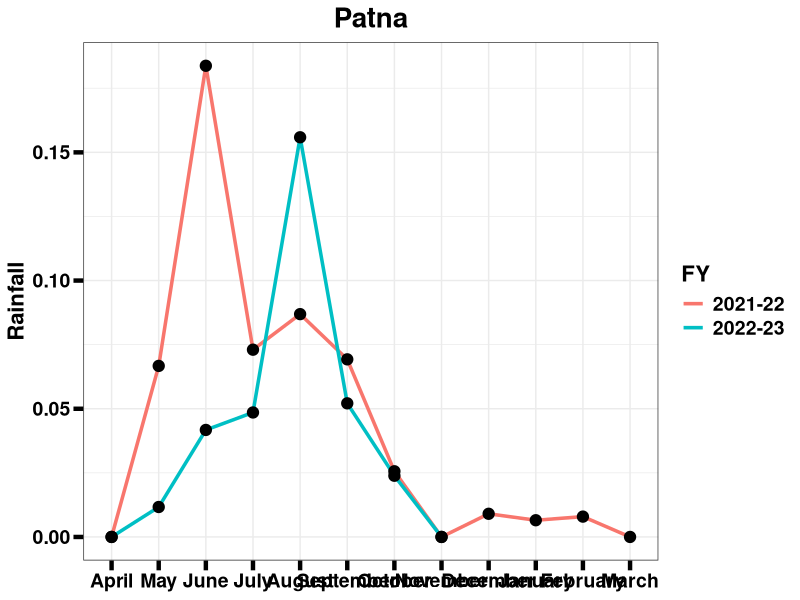

Recreate this plot in R. (Note: this script raises an error after producing the figure.)
library(readxl)
library(ggplot2)
library(lubridate)
library(dplyr)
library(tidyverse)
library(zoo)


patna <- read_excel("Patna_rain.xlsx")
View(patna)

col1 = paste('data', seq(1,6), sep= '')
cols = c('Date', col1)

colnames(patna) = cols

patna$Date = dmy_hm(patna$Date)

patna = patna %>% mutate_if(is.character, as.numeric)


patna = patna %>% rowwise(Date) %>% summarise(Mean_rainfall = mean(c_across(everything()), na.rm=TRUE))

patna['Month'] = as.numeric(format(patna$Date, '%m'))
patna['Month'] = month.name[patna$Month]
patna['Year'] =  as.numeric(format(patna$Date, '%Y'))
patna = patna[1:590, ]
patna_daily = patna


FY_status1 = rep('2021-22', times=365)
FY_status2 = rep('2022-23', times=225)
patna$FY = c(FY_status1,FY_status2)

patna = patna %>% group_by(Month,Year,FY) %>% summarise_at(vars(Mean_rainfall), mean ,na.rm=TRUE)
patna$Year = factor(patna$Year , levels = c('2021','2022'))
patna['Month'] = factor(patna$Month, levels=c('April', 'May', 'June', 'July', 'August', 'September','October', 'November','December', 'January','February','March'))

## plotting rainfall 
ggplot(patna, aes(x =Month, y = Mean_rainfall, group =FY))+ geom_line(aes(color = FY),lwd=1.2)+
  geom_point(size = 3.5, color = 'black')+theme_bw()+ggtitle('Patna')+ labs(y = 'Rainfall')+
  theme(axis.text = element_text(face='bold', color='black', size=14),
        axis.title.y = element_text(face='bold', color='black', size=16),
        axis.title.x = element_blank(),
        legend.text = element_text(face='bold', color='black', size=14),
        legend.title = element_text(face='bold', color='black', size=16),
        axis.ticks = element_line(colour ='black', size=1.5),
        axis.ticks.length=unit(.25, "cm"),
        plot.title = element_text(face='bold', color='black', size=20, hjust = 0.5))


## plotting rainfall day count 
rf_days = patna_daily %>% filter(Mean_rainfall>0) %>% group_by(Month,FY) %>% count()
rf_days['Month'] = factor(rf_days$Month, levels=c('April', 'May', 'June', 'July', 'August', 'September','October', 'November','December', 'January','February','March'))

ggplot(rf_days, aes(x = Month,y =n, group =FY, fill=FY))+
  geom_bar(stat ='identity', position = 'dodge', color='black')+theme_bw()+ggtitle('Patna')+ labs(y = 'Rainfall (days)')+
  theme(axis.text = element_text(face='bold', color='black', size=14),
        axis.title.y = element_text(face='bold', color='black', size=16),
        axis.title.x = element_blank(),
        legend.text = element_text(face='bold', color='black', size=14),
        legend.title = element_text(face='bold', color='black', size=16),
        axis.ticks = element_line(colour ='black', size=1.5),
        axis.ticks.length=unit(.25, "cm"),
        plot.title = element_text(face='bold', color='black', size=20, hjust = 0.5))


